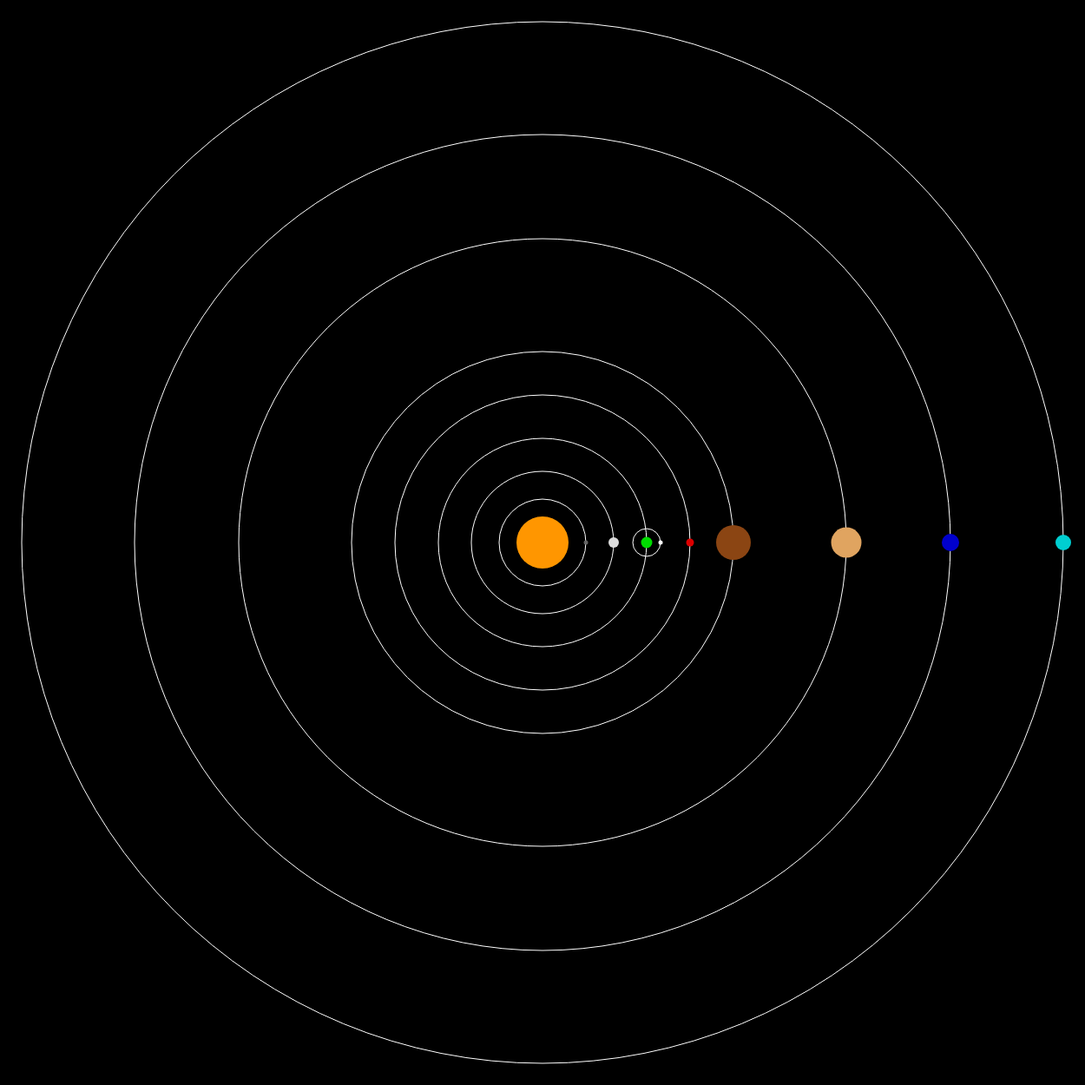
Frame 1 (no input)
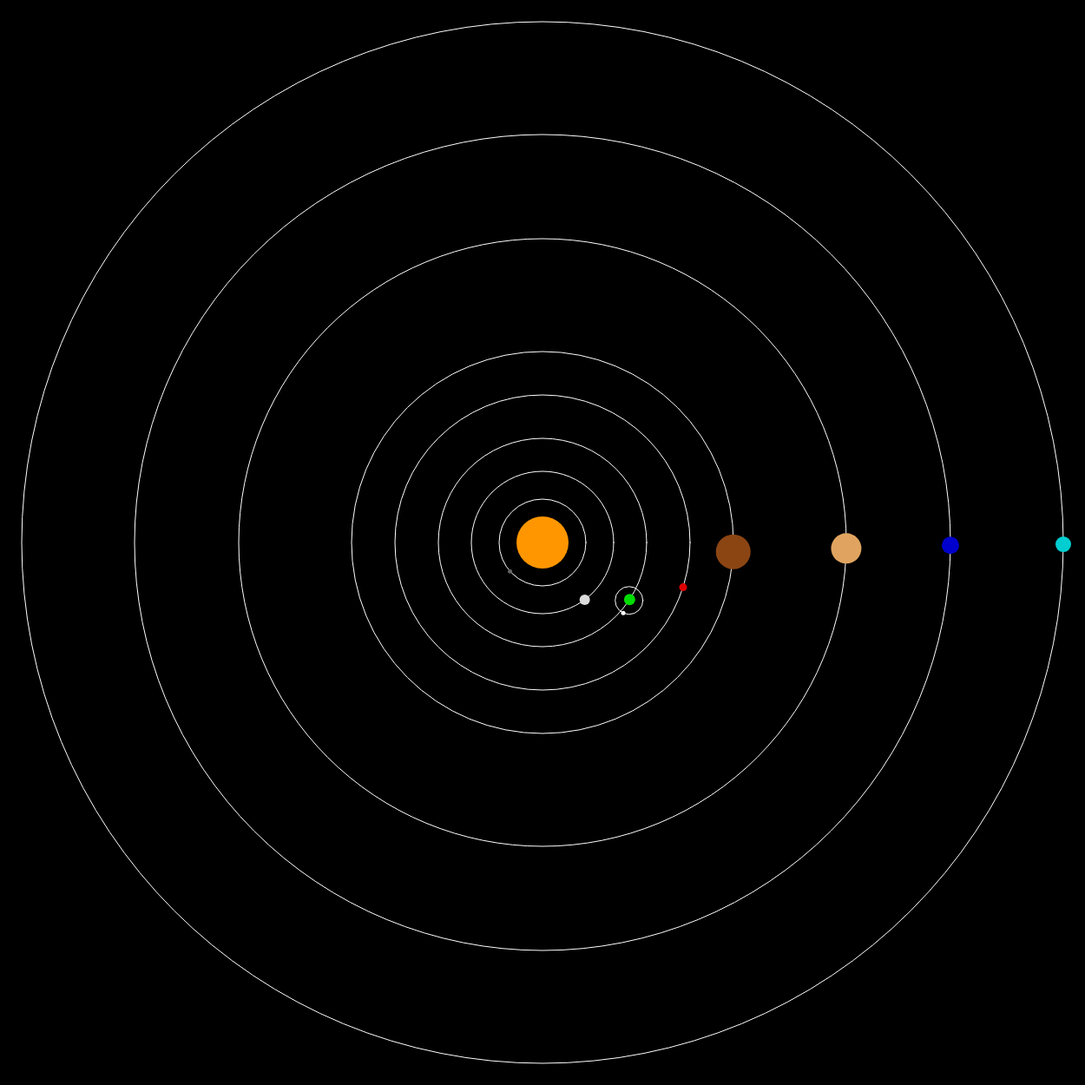
Frame 60 (no input)
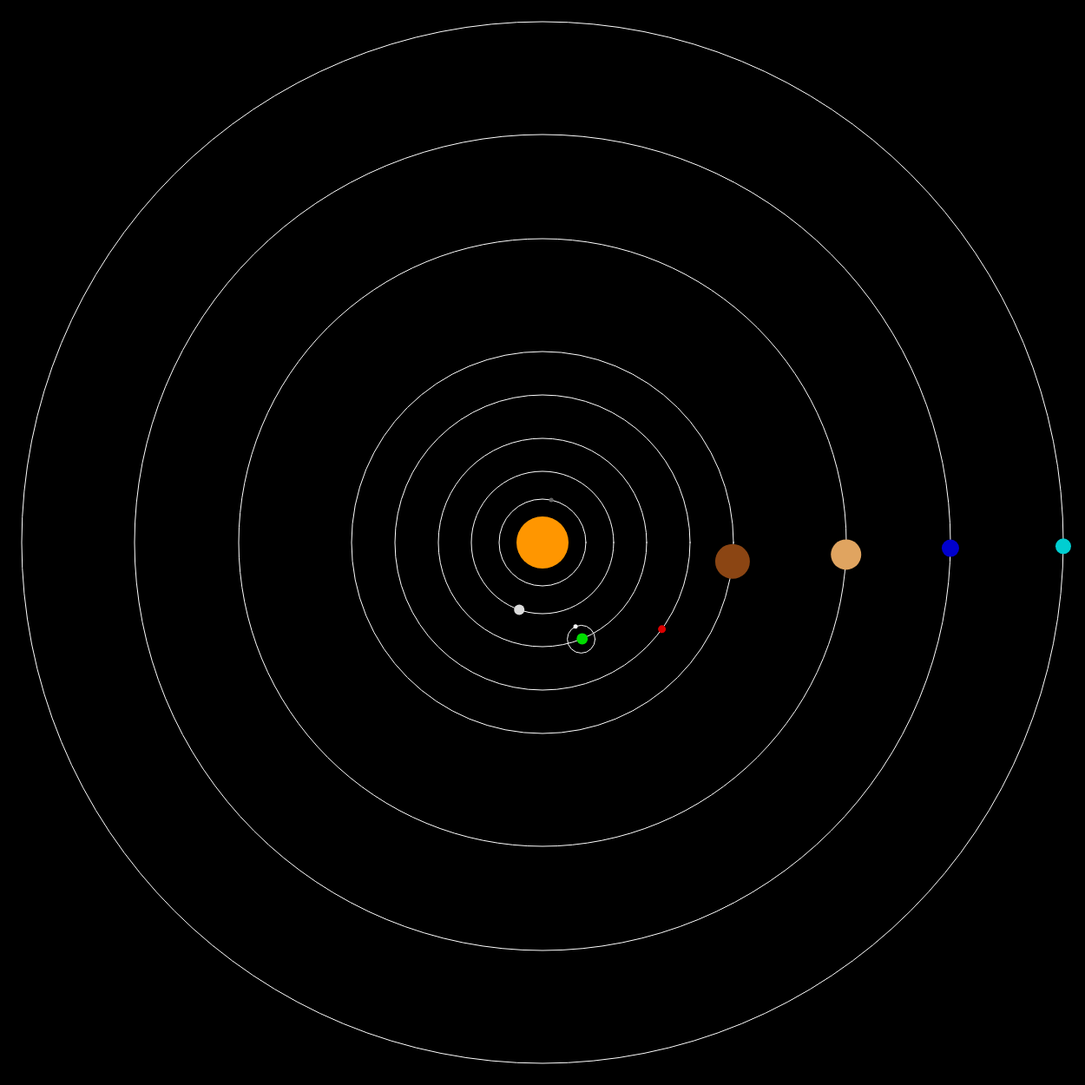
Frame 120 (the mouse pressed at the canvas centre since frame 60)

The p5.js sketch that drew these frames (run headless with seeded random() and noise() and a simulated clock; from frame 60 on, the mouse is pressed at the canvas centre):

// p5.js sketch
// ── sketch.js
function setup() {
	createCanvas(1250,1250);
	this.velocity = 0.01;
	sol = new Planet(60,0,0);
	mercurio = new Planet(5,50,this.velocity/0.24);
	venus = new Planet(12,82,this.velocity/0.62);
	tierra = new Planet(13,120,this.velocity/1);
	luna = new Planet(5,16,this.velocity/0.07);
	marte = new Planet(9,170,this.velocity/1.88);
	jupiter = new Planet(40,220,this.velocity/11.9);
	saturno = new Planet(35,350,this.velocity/29.7);
	urano = new Planet(20,470,this.velocity/84.3);
	neptuno = new Planet(18,600,this.velocity/164.8); // Formula vel=0.01/añosOrbitaPlaneta
}

function draw() {
	background(0);
	translate(width/2,height/2);
	sol.showRadius();
	fill(255,150,0);
	sol.show();
	sol.update();
	mercurio.showRadius();
	fill(100);
	mercurio.show();
	mercurio.update();
	venus.showRadius();
	fill(220);
	venus.show();
	venus.update();
	tierra.showRadius();
	fill(0,220,0);
	tierra.show();
	tierra.update();
	marte.showRadius();
	fill(220,0,0);
	marte.show();
	marte.update();
	jupiter.showRadius();
	fill(139,69,19);
	jupiter.show();
	jupiter.update();
	saturno.showRadius();
	fill(224,164,96);
	saturno.show();
	saturno.update();
	urano.showRadius();
	fill(0,0,205);
	urano.show();
	urano.update();
	neptuno.showRadius();
	fill(0,206,209);
	neptuno.show();
	neptuno.update();
	translate(tierra.x,tierra.y);
	luna.showRadius();
	fill(255);
	luna.show();
	luna.update();
}

// ── planet.js
function Planet(radius, position, velocity) {

  this.a = 0;
  this.x = position;
  this.y = 0;

  this.update = function() {
    this.x = position*cos(this.a);
    this.y = position*sin(this.a);
    this.a += velocity;
  }

  this.show = function() {
    noStroke();
    ellipse(this.x,this.y,radius,radius);
  }
  this.showRadius = function() {
    strokeWeight(1);
    noFill()
    stroke(255);
    ellipse(0,0,position*2,position*2);
  }
}
